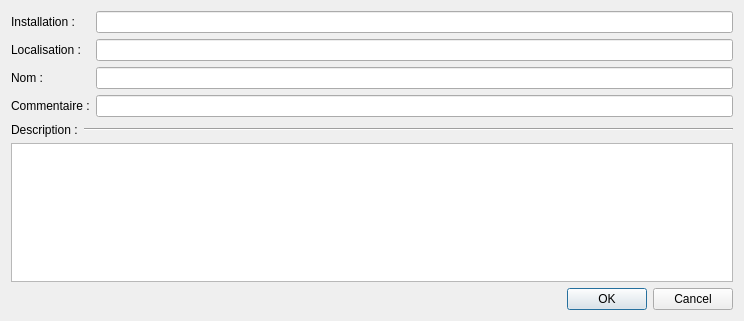
<?xml version="1.0" encoding="UTF-8"?>
<ui version="4.0">
 <class>TerminalStripCreatorDialog</class>
 <widget class="QDialog" name="TerminalStripCreatorDialog">
  <property name="geometry">
   <rect>
    <x>0</x>
    <y>0</y>
    <width>744</width>
    <height>321</height>
   </rect>
  </property>
  <property name="windowTitle">
   <string>Création groupe de bornes</string>
  </property>
  <layout class="QGridLayout" name="gridLayout">
   <item row="3" column="0">
    <widget class="QLabel" name="label_2">
     <property name="text">
      <string>Localisation :</string>
     </property>
    </widget>
   </item>
   <item row="4" column="0">
    <widget class="QLabel" name="label_3">
     <property name="text">
      <string>Nom :</string>
     </property>
    </widget>
   </item>
   <item row="2" column="0">
    <widget class="QLabel" name="label">
     <property name="text">
      <string>Installation :</string>
     </property>
    </widget>
   </item>
   <item row="4" column="1">
    <widget class="QLineEdit" name="m_name_le"/>
   </item>
   <item row="3" column="1">
    <widget class="QLineEdit" name="m_location_le"/>
   </item>
   <item row="2" column="1">
    <widget class="QLineEdit" name="m_installation_le"/>
   </item>
   <item row="7" column="0" colspan="2">
    <widget class="QWidget" name="widget" native="true">
     <layout class="QHBoxLayout" name="horizontalLayout" stretch="0,1">
      <property name="leftMargin">
       <number>0</number>
      </property>
      <property name="topMargin">
       <number>0</number>
      </property>
      <property name="rightMargin">
       <number>0</number>
      </property>
      <property name="bottomMargin">
       <number>0</number>
      </property>
      <item>
       <widget class="QLabel" name="label_4">
        <property name="text">
         <string>Description :</string>
        </property>
       </widget>
      </item>
      <item>
       <widget class="Line" name="line">
        <property name="orientation">
         <enum>Qt::Horizontal</enum>
        </property>
       </widget>
      </item>
     </layout>
    </widget>
   </item>
   <item row="8" column="0" colspan="2">
    <widget class="QPlainTextEdit" name="m_description_te"/>
   </item>
   <item row="10" column="0" colspan="2">
    <widget class="QDialogButtonBox" name="buttonBox">
     <property name="orientation">
      <enum>Qt::Horizontal</enum>
     </property>
     <property name="standardButtons">
      <set>QDialogButtonBox::Cancel|QDialogButtonBox::Ok</set>
     </property>
    </widget>
   </item>
   <item row="5" column="0">
    <widget class="QLabel" name="label_5">
     <property name="text">
      <string>Commentaire :</string>
     </property>
    </widget>
   </item>
   <item row="5" column="1">
    <widget class="QLineEdit" name="m_comment_le"/>
   </item>
  </layout>
 </widget>
 <tabstops>
  <tabstop>m_installation_le</tabstop>
  <tabstop>m_location_le</tabstop>
  <tabstop>m_name_le</tabstop>
  <tabstop>m_comment_le</tabstop>
  <tabstop>m_description_te</tabstop>
 </tabstops>
 <resources/>
 <connections>
  <connection>
   <sender>buttonBox</sender>
   <signal>accepted()</signal>
   <receiver>TerminalStripCreatorDialog</receiver>
   <slot>accept()</slot>
   <hints>
    <hint type="sourcelabel">
     <x>248</x>
     <y>254</y>
    </hint>
    <hint type="destinationlabel">
     <x>157</x>
     <y>274</y>
    </hint>
   </hints>
  </connection>
  <connection>
   <sender>buttonBox</sender>
   <signal>rejected()</signal>
   <receiver>TerminalStripCreatorDialog</receiver>
   <slot>reject()</slot>
   <hints>
    <hint type="sourcelabel">
     <x>316</x>
     <y>260</y>
    </hint>
    <hint type="destinationlabel">
     <x>286</x>
     <y>274</y>
    </hint>
   </hints>
  </connection>
 </connections>
</ui>
